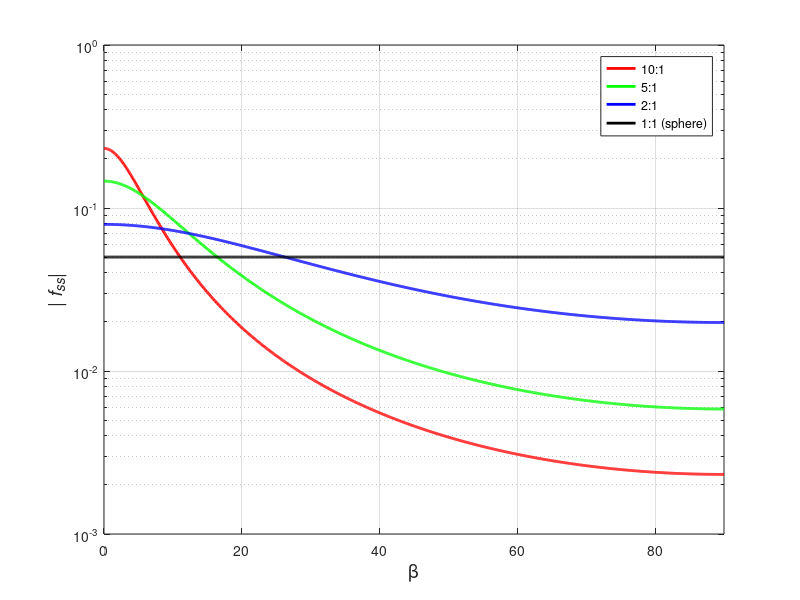

MATLAB code for this plot:
% Code to generate Figure 9b of the echo statistics tutorial
%
% This code plots the magnitude of the backscattering amplitude of the
% impenetrable smooth prolate spheroid. The equation used in the code is
% mathematically equivalent to Eq. (30) in the paper, although it is
% different in form.
%
% Author:  Kyungmin Baik | kbaik@kriss.re.kr | KRISS


clear
ae=0.1; % radius of equal volume of sphere in m
Ep=0.1; % aspect ratio of spheroid

fes=ae/2; % backscattering amplitude for equal volume of sphere.
Gamma=linspace(0,90,1000)*pi/180;
Amps=0.5*ae*(Ep^(4/3))./((Ep*cos(Gamma)).^2+(sin(Gamma)).^2); % amplitude of spheroid
semilogy(Gamma*180/pi,Amps,'r','LineWidth',2)

hold on
Ep=0.2; % aspect ratio of spheroid
Amps=0.5*ae*(Ep^(4/3))./((Ep*cos(Gamma)).^2+(sin(Gamma)).^2); % amplitude of spheroid
semilogy(Gamma*180/pi,Amps,'g','LineWidth',2)

Ep=0.5; % aspect ratio of spheroid
Amps=0.5*ae*(Ep^(4/3))./((Ep*cos(Gamma)).^2+(sin(Gamma)).^2); % amplitude of spheroid
semilogy(Gamma*180/pi,Amps,'b','LineWidth',2)

Ep=1; % aspect ratio of spheroid
Amps=0.5*ae*(Ep^(4/3))./((Ep*cos(Gamma)).^2+(sin(Gamma)).^2); % amplitude of spheroid
semilogy(Gamma*180/pi,Amps,'k','LineWidth',2)

xlabel('\beta','FontSize',14)
ylabel('|{\it f_{ss}}|','FontSize',14)
grid on

axis([0 90 1e-3 1e0])
legend('10:1','5:1','2:1','1:1 (sphere)')
